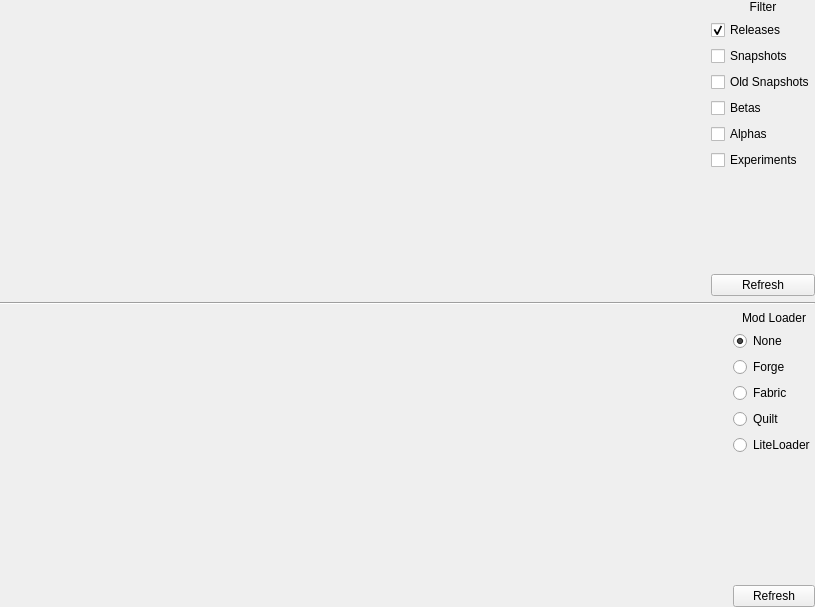
<?xml version="1.0" encoding="UTF-8"?>
<ui version="4.0">
 <class>VanillaPage</class>
 <widget class="QWidget" name="VanillaPage">
  <property name="geometry">
   <rect>
    <x>0</x>
    <y>0</y>
    <width>815</width>
    <height>607</height>
   </rect>
  </property>
  <layout class="QVBoxLayout" name="verticalLayout_9">
   <property name="leftMargin">
    <number>0</number>
   </property>
   <property name="topMargin">
    <number>0</number>
   </property>
   <property name="rightMargin">
    <number>0</number>
   </property>
   <property name="bottomMargin">
    <number>0</number>
   </property>
   <item>
    <layout class="QHBoxLayout" name="minecraftLayout">
     <item>
      <widget class="VersionSelectWidget" name="versionList" native="true">
       <property name="sizePolicy">
        <sizepolicy hsizetype="Expanding" vsizetype="Expanding">
         <horstretch>0</horstretch>
         <verstretch>0</verstretch>
        </sizepolicy>
       </property>
      </widget>
     </item>
     <item>
      <layout class="QVBoxLayout" name="verticalLayout">
       <item>
        <widget class="QLabel" name="label">
         <property name="text">
          <string>Filter</string>
         </property>
         <property name="alignment">
          <set>Qt::AlignCenter</set>
         </property>
        </widget>
       </item>
       <item>
        <widget class="QCheckBox" name="releaseFilter">
         <property name="text">
          <string>Releases</string>
         </property>
         <property name="checkable">
          <bool>true</bool>
         </property>
         <property name="checked">
          <bool>true</bool>
         </property>
        </widget>
       </item>
       <item>
        <widget class="QCheckBox" name="snapshotFilter">
         <property name="text">
          <string>Snapshots</string>
         </property>
         <property name="checkable">
          <bool>true</bool>
         </property>
        </widget>
       </item>
       <item>
        <widget class="QCheckBox" name="oldSnapshotFilter">
         <property name="text">
          <string>Old Snapshots</string>
         </property>
         <property name="checkable">
          <bool>true</bool>
         </property>
        </widget>
       </item>
       <item>
        <widget class="QCheckBox" name="betaFilter">
         <property name="text">
          <string>Betas</string>
         </property>
         <property name="checkable">
          <bool>true</bool>
         </property>
        </widget>
       </item>
       <item>
        <widget class="QCheckBox" name="alphaFilter">
         <property name="text">
          <string>Alphas</string>
         </property>
         <property name="checkable">
          <bool>true</bool>
         </property>
        </widget>
       </item>
       <item>
        <widget class="QCheckBox" name="experimentsFilter">
         <property name="text">
          <string>Experiments</string>
         </property>
         <property name="checkable">
          <bool>true</bool>
         </property>
        </widget>
       </item>
       <item>
        <spacer name="verticalSpacer">
         <property name="orientation">
          <enum>Qt::Vertical</enum>
         </property>
         <property name="sizeHint" stdset="0">
          <size>
           <width>20</width>
           <height>40</height>
          </size>
         </property>
        </spacer>
       </item>
       <item>
        <widget class="QPushButton" name="refreshBtn">
         <property name="text">
          <string>Refresh</string>
         </property>
        </widget>
       </item>
      </layout>
     </item>
    </layout>
   </item>
   <item>
    <widget class="Line" name="line">
     <property name="sizePolicy">
      <sizepolicy hsizetype="Minimum" vsizetype="Fixed">
       <horstretch>0</horstretch>
       <verstretch>0</verstretch>
      </sizepolicy>
     </property>
     <property name="orientation">
      <enum>Qt::Horizontal</enum>
     </property>
    </widget>
   </item>
   <item>
    <layout class="QHBoxLayout" name="loaderLayout">
     <item>
      <widget class="VersionSelectWidget" name="loaderVersionList" native="true">
       <property name="sizePolicy">
        <sizepolicy hsizetype="Expanding" vsizetype="Expanding">
         <horstretch>0</horstretch>
         <verstretch>0</verstretch>
        </sizepolicy>
       </property>
      </widget>
     </item>
     <item>
      <layout class="QVBoxLayout" name="verticalLayout_2">
       <item>
        <widget class="QLabel" name="loaderLabel">
         <property name="text">
          <string>Mod Loader</string>
         </property>
         <property name="alignment">
          <set>Qt::AlignCenter</set>
         </property>
        </widget>
       </item>
       <item>
        <widget class="QRadioButton" name="noneFilter">
         <property name="text">
          <string>None</string>
         </property>
         <property name="checked">
          <bool>true</bool>
         </property>
         <attribute name="buttonGroup">
          <string notr="true">loaderBtnGroup</string>
         </attribute>
        </widget>
       </item>
       <item>
        <widget class="QRadioButton" name="forgeFilter">
         <property name="text">
          <string>Forge</string>
         </property>
         <attribute name="buttonGroup">
          <string notr="true">loaderBtnGroup</string>
         </attribute>
        </widget>
       </item>
       <item>
        <widget class="QRadioButton" name="fabricFilter">
         <property name="text">
          <string>Fabric</string>
         </property>
         <attribute name="buttonGroup">
          <string notr="true">loaderBtnGroup</string>
         </attribute>
        </widget>
       </item>
       <item>
        <widget class="QRadioButton" name="quiltFilter">
         <property name="text">
          <string>Quilt</string>
         </property>
         <attribute name="buttonGroup">
          <string notr="true">loaderBtnGroup</string>
         </attribute>
        </widget>
       </item>
       <item>
        <widget class="QRadioButton" name="liteLoaderFilter">
         <property name="text">
          <string>LiteLoader</string>
         </property>
         <attribute name="buttonGroup">
          <string notr="true">loaderBtnGroup</string>
         </attribute>
        </widget>
       </item>
       <item>
        <spacer name="verticalSpacer_2">
         <property name="orientation">
          <enum>Qt::Vertical</enum>
         </property>
         <property name="sizeHint" stdset="0">
          <size>
           <width>20</width>
           <height>40</height>
          </size>
         </property>
        </spacer>
       </item>
       <item>
        <widget class="QPushButton" name="loaderRefreshBtn">
         <property name="text">
          <string>Refresh</string>
         </property>
        </widget>
       </item>
      </layout>
     </item>
    </layout>
   </item>
  </layout>
 </widget>
 <customwidgets>
  <customwidget>
   <class>VersionSelectWidget</class>
   <extends>QWidget</extends>
   <header>ui/widgets/VersionSelectWidget.h</header>
   <container>1</container>
  </customwidget>
 </customwidgets>
 <tabstops>
  <tabstop>releaseFilter</tabstop>
  <tabstop>snapshotFilter</tabstop>
  <tabstop>oldSnapshotFilter</tabstop>
  <tabstop>betaFilter</tabstop>
  <tabstop>alphaFilter</tabstop>
  <tabstop>experimentsFilter</tabstop>
  <tabstop>refreshBtn</tabstop>
 </tabstops>
 <resources/>
 <connections/>
 <buttongroups>
  <buttongroup name="loaderBtnGroup"/>
 </buttongroups>
</ui>
